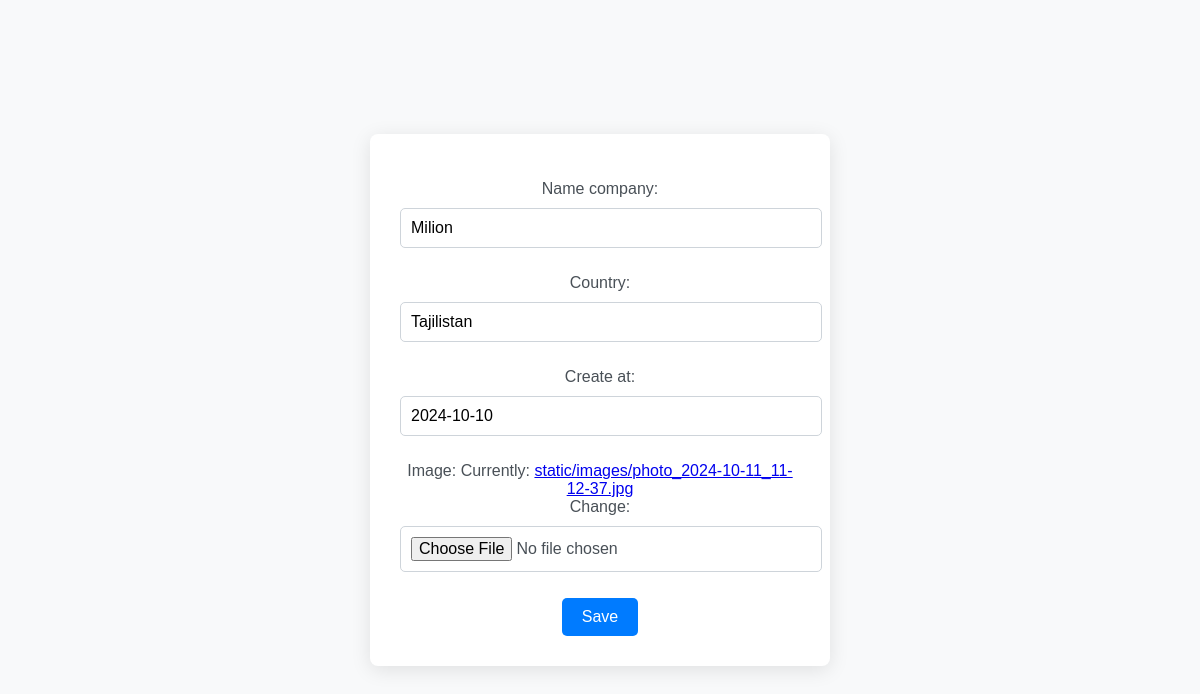
The page /updatecomp/1 on the database its author committed.
### carcompany/models.py (models this page shows, shortened)
class Company(models.Model):
    name_company = models.CharField(max_length=50)
    country = models.CharField(max_length=50)
    create_at = models.DateField(auto_now=False, auto_now_add=False)
    image = models.ImageField(upload_to="static/images", height_field=None, width_field=None, max_length=None)

### carcompany/views.py (the view)
# urls.py: path('updatecomp/<int:pk>', update_company, name="updatecomp"),
def update_company(request, pk):
    company = Company.objects.filter(id=pk).first()
    if company:
        if request.method == 'POST':
            form = ComapanyForm(request.POST, request.FILES, instance=company)
            if form.is_valid():
                form.save()
                return redirect("allcompany")
        else:
            form = ComapanyForm(instance=company)
    else:
        HttpResponse("NOT FOUND")
    return render(request, 'update_company.html', {"form":form})

### carcompany/forms.py
class ComapanyForm(forms.ModelForm):
    class Meta:
        model = Company
        fields = ("name_company","country","create_at","image")

### template/update_company.html (shortened to what this page needs)
<!DOCTYPE html>
<html lang="en">
<head>
</head>
<body>
    <form method="post", enctype='multipart/form-data'>
        {{form.as_p}}
        <button type="submit">Save</button>
    </form>
</body>
</html>

### template/update_company.html (style rules this page uses)
body { font-family: 'Arial', sans-serif; margin: 0; padding: 0; background-color: #f8f9fa; color: #495057; display: flex; justify-content: center; align-items: center; height: 100vh; }
form { background-color: #ffffff; border-radius: 8px; box-shadow: 0 4px 20px rgba(0, 0, 0, 0.1); padding: 30px; width: 400px; text-align: center; }
button { background-color: #007bff; color: white; border: none; border-radius: 5px; padding: 10px 20px; font-size: 16px; cursor: pointer; transition: background-color 0.3s; }
input[type="text"], input[type="email"], input[type="file"], textarea { width: 100%; padding: 10px; margin: 10px 0; border: 1px solid #ced4da; border-radius: 5px; font-size: 16px; }

### rows shown on the page
Company: name_company "Milion", country "Tajilistan", create_at "2024-10-10"
